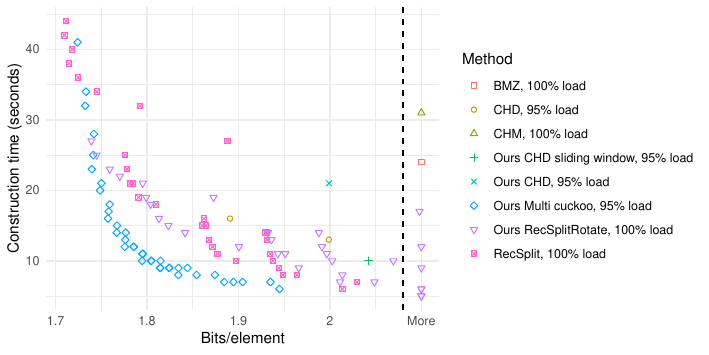

This chart was generated by the following R code:
library(ggplot2)
require(plyr)
library(dplyr)
require(likert)
library(ggplot2)
library(gridExtra)
library(lubridate)
library(ggpubr)
library(showtext)
library(stringr)

rawData <- read.csv("scatterplot.csv",header=T,sep=";",comment.char='#',stringsAsFactors=FALSE)
rawData[rawData$size>2.1,]$size <- 2.1

LABELS <- function(x){
  ifelse(x==2.1, "More", x)
}

plot <- ggplot() +
  geom_point(data=rawData, aes(x=size, y=time, color=Method, shape=Method)) +
  labs(x="Bits/element", y="Construction time (seconds)",
       color="Method", shape="Method") +
  theme_minimal() +
  geom_vline(xintercept=2.08, linetype="dashed") +
  scale_shape_manual(values=seq(0,15)) +
  scale_x_continuous(label=LABELS)
#plot(plot)
ggsave("scatterplot.pdf",plot, width=6, height=3, units="cm", scale=3)
